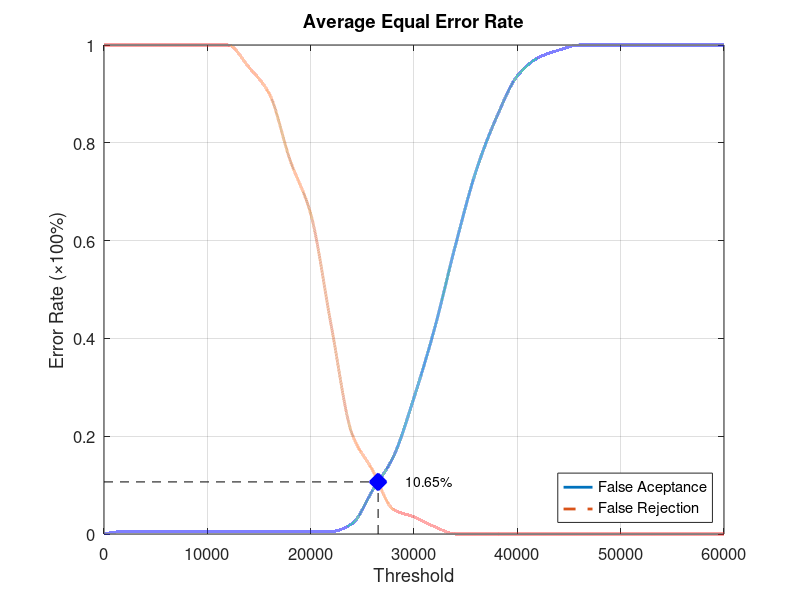
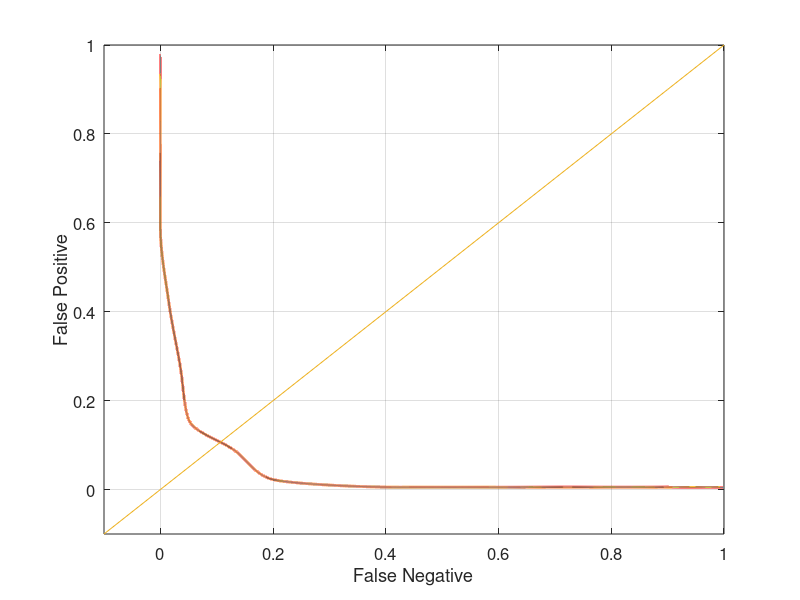

Source code (MATLAB) for these figures, in order:
function yEER = Database1_2
close all;
clear;
clc;
x = 0:2000:60000;
xq = 0:0.5:60000;

y0 = [0 0.00526316 0.00526316 0.00526316 0.00526316 0.00526316 0.00526316 0.00526316 0.00526316 0.00526316 0.00526316 0.00526316 0.0210526 0.0894737 0.157895 0.278947 0.421053 0.589474 0.742105 0.852632 0.936842 0.973684 0.989474 1 1 1 1 1 1 1 1];
yy0 = interp1(x, y0, xq, 'pchip');
y1 = [1 1 1 1 1 1 1 0.955 0.9 0.765 0.655 0.425 0.205 0.13 0.05 0.035 0.015 0 0 0 0 0 0 0 0 0 0 0 0 0 0];
yy1 = interp1(x, y1, xq, 'pchip');

% Calculating EER: 
y2 = abs(y0 - y1);
find(y2 == min(y2))
yy2 = abs(yy0 - yy1);
xEER = find(yy2 == min(yy2));
xEERIndex = xq(xEER) % X-axis EER
yEER = yy0(xEER) % Y-axis EER

main = figure
plot(xq, yy0,'-','LineWidth', 2);	hold on
plot(xq, yy1,'--','LineWidth', 2);	hold on
plot([xEERIndex xEERIndex], [0 yEER], 'k--');	hold on
plot([0 xEERIndex], [yEER yEER], 'k--');	hold on
plot(xEERIndex, yEER, 'bx', 'LineWidth', 10);	hold on
text(xEERIndex + 10 * xEERIndex / 100, yEER, [num2str(round((10000 * yEER)) / 100) '%'])
legend('False Aceptance', 'False Rejection', 'Location', 'SouthEast')
xlabel('Threshold')
ylabel('Error Rate (\times100%)')
title('Average Equal Error Rate')
set(gca, 'FontSize', 12)
axis([0 60000 0 1])
grid on

print(main, 'Database1_2Main', '-dpng');
FNRxFPR = figure('Color', [1 1 1]);
plot(yy1, yy0, '-', yy1, yy0, 'LineWidth', 2);
hold on
y = -0.1:0.1:1
plot(y, y); 
set(gca, 'FontSize', 12)
xlabel('False Negative')
ylabel('False Positive')
axis([-0.1 1 -0.1 1])
set(gca, 'FontSize', 12)
grid on

print(FNRxFPR, 'Database1_2FNRxFPR','-dpng');
end
